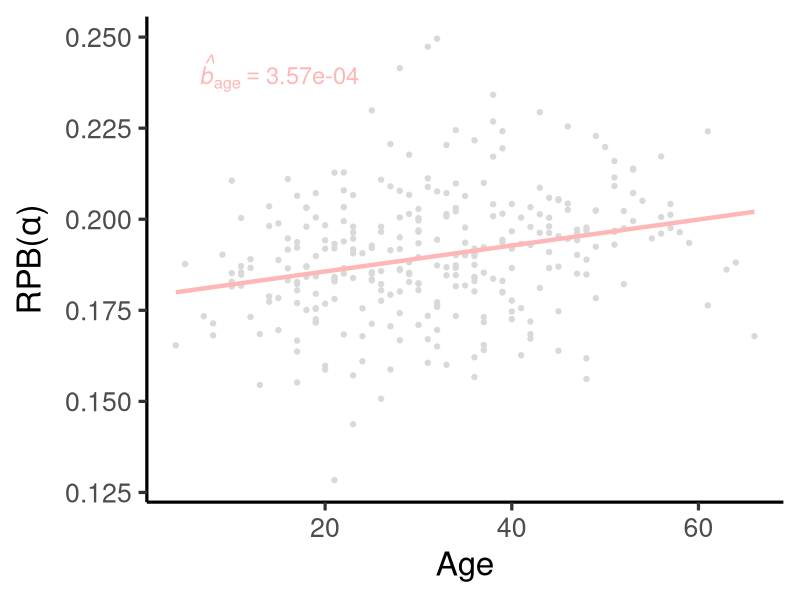
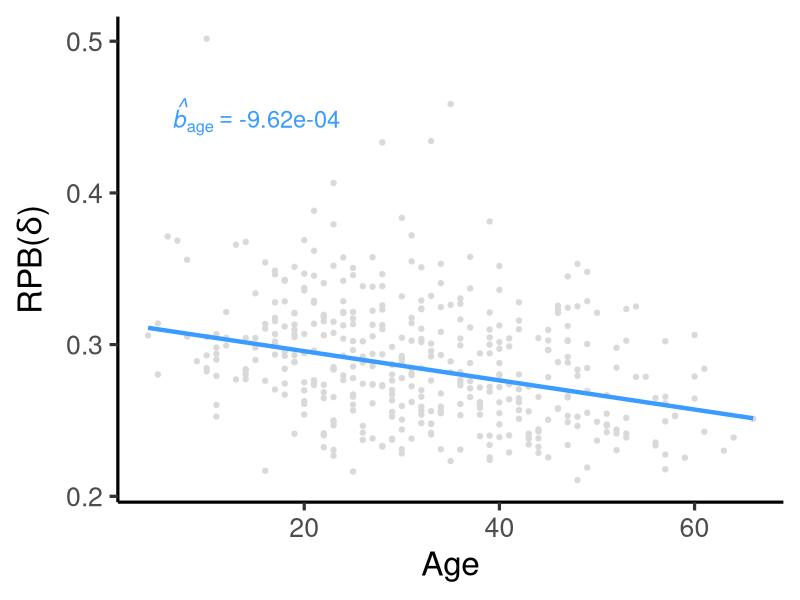

Write the R code that produced these figures, in order.
################################################################################

# Script to 'zoom in' on a couple of well populated ROIs to show how RBP is 
# changing with age



#### PRELIMINARIES #############################################################

# packages
library(tidyverse)   # data frames & ggplot 
library(lme4)        # linear mixed models

# data
setwd("/media/b6036780/8TB1/norm-ieeg-age-sex-site")
BPdata_p = read.csv("Data/ROI1_relBP_pooled.csv")

# chosen ROIs: want one +ve and one -ve relationship with RBP & age
# also one cortical and one subcortical

# looking to my ROI-level analysis, will hippocampus in alpha (+ve)
# this is the highest populated subcortical region 
alp_HP = BPdata_p %>%
  filter(ROI_R==12) %>%
  select(Site, Age, alphaBP)

# take middle temporal in delta (-ve) highest populated coritcal region
del_MT = BPdata_p %>%
  filter(ROI_R==62) %>%
  select(Site, Age, deltaBP)

# plot settings
theme_set(theme_classic(base_size = 24))


#### MODEL AND PLOT MID TEMP ALPHA #############################################

# plotting model directly uses ggplot uses OLS - no grouping/random effect

# fit the LMM & extract coeffs
alp_HP_LMM = lmer(alphaBP~Age+(1|Site), data=alp_HP)
alp_HP_LMM_coef = formatC(summary(alp_HP_LMM)$coefficients,format = "e", digits = 2)

# predict marginal/fixed effect values
alp_HP = alp_HP %>% 
  mutate(fit.age = predict(alp_HP_LMM, re.form = NA))

# plot
b_alp = alp_HP_LMM_coef["Age","Estimate"] 
pdf("Output/alpha_hipp.pdf", width=11,height=7)
alp_HP %>%
  ggplot(aes(x = Age, y = alphaBP)) +
  geom_point(col = "#D9D9D9") +
  geom_line(aes(y = fit.age), col = "#FFB6B6", linewidth = 1.5) +
  ylab(expression("RPB("*alpha*")")) +
  annotate("text", x=15,y=0.24, col="#FFB6B6",size=6, label=deparse1(bquote(italic(hat(b))[age]==.(b_alp))),parse=T)
dev.off()


#### MODEL AND PLOT HIPPOCAMPUS DELTA ##########################################

# fit the LMM & extract coeffs
del_MT_LMM = lmer(deltaBP~Age+(1|Site), data=del_MT)
del_MT_LMM_coef = formatC(summary(del_MT_LMM)$coefficients,format = "e", digits = 2)

# predict marginal/fixed effect values
del_MT = del_MT %>% 
  mutate(fit.age = predict(del_MT_LMM, re.form = NA))

# plot
b_del = del_MT_LMM_coef["Age","Estimate"] # b_age coef for label
pdf("Output/delta_midtemp.pdf", width=11,height=7)
del_MT %>%
  ggplot(aes(x = Age, y = deltaBP)) +
  geom_point(col = "#D9D9D9") +
  geom_line(aes(y = fit.age), col = "#3A9CFF", linewidth = 1.5) +
  ylab(expression("RPB("*delta*")")) +
  annotate("text", x=15,y=0.45, col="#3A9CFF",size=6, label=deparse1(bquote(italic(hat(b))[age]==.(b_del))),parse=T)
dev.off()



#### CHECKING ##################################################################

# sanity check alpha !
#alp_HP %>%
#  ggplot(aes(x = Age, y = alphaBP)) +
#  geom_point(pch = 16, col = "grey") +
#  geom_abline(intercept=alp_HP_LMM_coef["(Intercept)","Estimate"],
#              slope = alp_HP_LMM_coef["Age","Estimate"])


# sanity check delta !
#del_MT %>%
#  ggplot(aes(x = Age, y = deltaBP)) +
#  geom_point(pch = 16, col = "grey") +
#  geom_abline(intercept=del_MT_LMM_coef["(Intercept)","Estimate"],
#              slope = del_MT_LMM_coef["Age","Estimate"])

